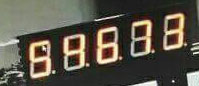
#> input picture recognize_digits/template2.jpg, 199 x 86 px
$ python find_obj.py
#> lines starting #> are read from the running program, lines starting #| are printed output that depends on the picture; after the words box and inside, x2 and y2 are one past the last pixel; in counts of white or black regions, pixels touching at a corner belong together
#!/usr/bin/env python

'''
Feature-based image matching sample.

Note, that you will need the https://github.com/opencv/opencv_contrib repo for SIFT and SURF

USAGE
  find_obj.py [--feature=<sift|surf|orb|akaze|brisk>[-flann]] [ <image1> <image2> ]

  --feature  - Feature to use. Can be sift, surf, orb or brisk. Append '-flann'
               to feature name to use Flann-based matcher instead bruteforce.

  Press left mouse button on a feature point to see its matching point.
'''

# Python 2/3 compatibility
from __future__ import print_function

import numpy as np
import cv2
from common import anorm, getsize
from imutils.perspective import four_point_transform
import imutils
from imutils import contours
from matplotlib import pyplot as plt
import numpy as np
import glob
import argparse
import imutils
import cv2
import sys
FLANN_INDEX_KDTREE = 1  # bug: flann enums are missing
FLANN_INDEX_LSH    = 6


DIGITS_LOOKUP = {
    (1, 1, 1, 0, 1, 1, 1): 0,
    (0, 0, 1, 0, 0, 1, 0): 1,
    (1, 0, 1, 1, 1, 1, 0): 2,
    (1, 0, 1, 1, 0, 1, 1): 3,
    (0, 1, 1, 1, 0, 1, 0): 4,
    (1, 1, 0, 1, 0, 1, 1): 5,
    (1, 1, 0, 1, 1, 1, 1): 6,
    (1, 0, 1, 0, 0, 1, 0): 7,
    (1, 1, 1, 1, 1, 1, 1): 8,
    (1, 1, 1, 1, 0, 1, 1): 9
}

def init_feature(name):
    chunks = name.split('-')
    if chunks[0] == 'sift':
        detector = cv2.xfeatures2d.SIFT_create()
        norm = cv2.NORM_L2
    elif chunks[0] == 'surf':
        detector = cv2.xfeatures2d.SURF_create(800)
        norm = cv2.NORM_L2
    elif chunks[0] == 'orb':
        detector = cv2.ORB_create(400)
        norm = cv2.NORM_HAMMING
    elif chunks[0] == 'akaze':
        detector = cv2.AKAZE_create()
        norm = cv2.NORM_HAMMING
    elif chunks[0] == 'brisk':
        detector = cv2.BRISK_create()
        norm = cv2.NORM_HAMMING
    else:
        return None, None
    if 'flann' in chunks:
        if norm == cv2.NORM_L2:
            flann_params = dict(algorithm = FLANN_INDEX_KDTREE, trees = 5)
        else:
            flann_params= dict(algorithm = FLANN_INDEX_LSH,
                               table_number = 6, # 12
                               key_size = 12,     # 20
                               multi_probe_level = 1) #2
        matcher = cv2.FlannBasedMatcher(flann_params, {})  # bug : need to pass empty dict (#1329)
    else:
        matcher = cv2.BFMatcher(norm)
    return detector, matcher


def filter_matches(kp1, kp2, matches, ratio = 0.75):
    mkp1, mkp2 = [], []
    for m in matches:
        if len(m) == 2 and m[0].distance < m[1].distance * ratio:
            m = m[0]
            mkp1.append( kp1[m.queryIdx] )
            mkp2.append( kp2[m.trainIdx] )
    p1 = np.float32([kp.pt for kp in mkp1])
    p2 = np.float32([kp.pt for kp in mkp2])
    kp_pairs = zip(mkp1, mkp2)
    return p1, p2, list(kp_pairs)

def explore_match(win, img1, img2, kp_pairs, status = None, H = None):
    h1, w1 = img1.shape[:2]
    h2, w2 = img2.shape[:2]
    vis = np.zeros((max(h1, h2), w1+w2), np.uint8)
    vis[:h1, :w1] = img1
    vis[:h2, w1:w1+w2] = img2
    vis = cv2.cvtColor(vis, cv2.COLOR_GRAY2BGR)

    if H is not None:
        cornerss = np.float32([[0, 0], [w1, 0], [w1, h1], [0, h1]])
        corners = np.int32( cv2.perspectiveTransform(cornerss.reshape(1, -1, 2), H).reshape(-1, 2) + (w1, 0) )
        corners2 = np.int32( cv2.perspectiveTransform(cornerss.reshape(1, -1, 2), H).reshape(-1, 2))
        cv2.polylines(vis, [corners], True, (255, 255, 255))
        target = cv2.polylines(img2, [corners2], True, (255, 255, 255))
        cv2.imshow("target", target)
    if status is None:
        status = np.ones(len(kp_pairs), np.bool_)
    p1, p2 = [], []  # python 2 / python 3 change of zip unpacking
    for kpp in kp_pairs:
        p1.append(np.int32(kpp[0].pt))
        p2.append(np.int32(np.array(kpp[1].pt) + [w1, 0]))

    green = (0, 255, 0)
    red = (0, 0, 255)
    white = (255, 255, 255)
    kp_color = (51, 103, 236)
    for (x1, y1), (x2, y2), inlier in zip(p1, p2, status):
        if inlier:
            col = green
            cv2.circle(vis, (x1, y1), 2, col, -1)
            cv2.circle(vis, (x2, y2), 2, col, -1)
        else:
            col = red
            r = 2
            thickness = 3
            cv2.line(vis, (x1-r, y1-r), (x1+r, y1+r), col, thickness)
            cv2.line(vis, (x1-r, y1+r), (x1+r, y1-r), col, thickness)
            cv2.line(vis, (x2-r, y2-r), (x2+r, y2+r), col, thickness)
            cv2.line(vis, (x2-r, y2+r), (x2+r, y2-r), col, thickness)
    vis0 = vis.copy()
    for (x1, y1), (x2, y2), inlier in zip(p1, p2, status):
        if inlier:
            cv2.line(vis, (x1, y1), (x2, y2), green)

    cv2.imshow(win, vis)

    def onmouse(event, x, y, flags, param):
        cur_vis = vis
        if flags & cv2.EVENT_FLAG_LBUTTON:
            cur_vis = vis0.copy()
            r = 8
            m = (anorm(np.array(p1) - (x, y)) < r) | (anorm(np.array(p2) - (x, y)) < r)
            idxs = np.where(m)[0]
            kp1s, kp2s = [], []
            for i in idxs:
                 (x1, y1), (x2, y2) = p1[i], p2[i]
                 col = (red, green)[status[i]]
                 cv2.line(cur_vis, (x1, y1), (x2, y2), col)
                 kp1, kp2 = kp_pairs[i]
                 kp1s.append(kp1)
                 kp2s.append(kp2)
            cur_vis = cv2.drawKeypoints(cur_vis, kp1s, None, flags=4, color=kp_color)
            cur_vis[:,w1:] = cv2.drawKeypoints(cur_vis[:,w1:], kp2s, None, flags=4, color=kp_color)

        cv2.imshow(win, cur_vis)
    cv2.setMouseCallback(win, onmouse)
    return vis


if __name__ == '__main__':
    print(__doc__)

    import sys, getopt
    opts, args = getopt.getopt(sys.argv[1:], '', ['feature='])
    opts = dict(opts)
    feature_name = opts.get('--feature', 'brisk')
    try:
        fn1, fn2 = args
    except:
        fn1 = 'template2.jpg'
        fn2 = 'test.jpg'

    img1 = cv2.imread(fn1, 0)
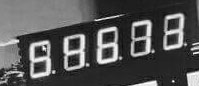
#> img1: shape (86, 199); min 2, max 255, mean 84.3
    img2 = cv2.imread(fn2, 0)
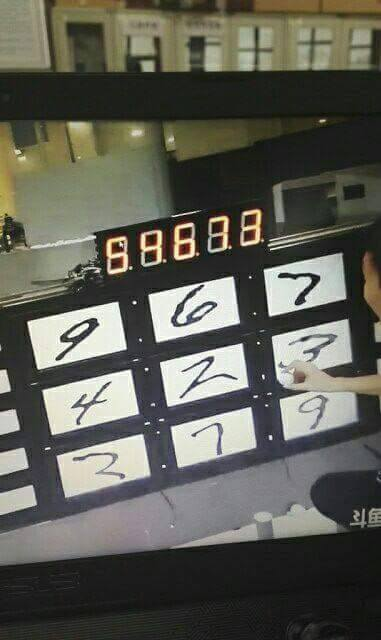
#> input picture recognize_digits/test.jpg, 381 x 640 px
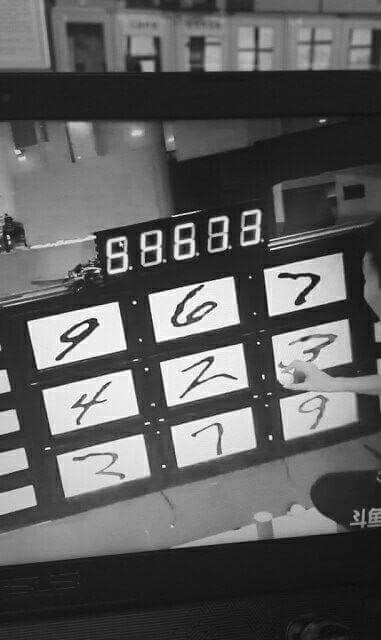
#> img2: shape (640, 381); min 0, max 255, mean 92.3
    detector, matcher = init_feature(feature_name)

    if img1 is None:
        print('Failed to load fn1:', fn1)
        sys.exit(1)

    if img2 is None:
        print('Failed to load fn2:', fn2)
        sys.exit(1)

    if detector is None:
        print('unknown feature:', feature_name)
        sys.exit(1)

    print('using', feature_name)

    kp1, desc1 = detector.detectAndCompute(img1, None)
#> kp1 = 124 keypoints; strongest (x, y, size): (153, 51, 12), (120, 58, 12.6), (87, 64, 13.2), (45, 42, 24)
    kp2, desc2 = detector.detectAndCompute(img2, None)
#> kp2 = 1151 keypoints; strongest (x, y, size): (134, 302, 13.7), (87, 324, 14), (279, 276, 12), (250, 277, 12.6)
    print('img1 - %d features, img2 - %d features' % (len(kp1), len(kp2)))
#| img1 - 124 features, img2 - 1151 features

    def match_and_draw(win):
        print('matching...')
        raw_matches = matcher.knnMatch(desc1, trainDescriptors = desc2, k = 2) #2
        p1, p2, kp_pairs = filter_matches(kp1, kp2, raw_matches)
        if len(p1) >= 4:
            H, status = cv2.findHomography(p1, p2, cv2.RANSAC, 5.0)
            print('%d / %d  inliers/matched' % (np.sum(status), len(status)))
        else:
            H, status = None, None
            print('%d matches found, not enough for homography estimation' % len(p1))

        vis = explore_match(win, img1, img2, kp_pairs, status, H)

    match_and_draw('find_obj')
#> in match_and_draw, `raw_matches = matcher.knnMatch(desc1, trainDescriptors = desc2, k = 2)`: raw_matches = 124 matches
#> the loop in filter_matches, `for m in matches:` made 124 passes
#> after the loop in filter_matches, `for m in matches:`: mkp1 = 76 keypoints; strongest (x, y, size): (153, 51, 12), (120, 58, 12.6), (87, 64, 13.2), (45, 42, 24); mkp2 = 76 keypoints; strongest (x, y, size): (158, 232, 24), (230, 247, 13.5), (197, 254, 13.8), (165, 260, 12)
#> in filter_matches, `p1 = np.float32([kp.pt for kp in mkp1])`: p1 = 76 pairs, first value 15.44 to 176.6, second value 27.23 to 70
#> in filter_matches, `p2 = np.float32([kp.pt for kp in mkp2])`: p2 = 76 pairs, first value 92.44 to 253.8, second value 223.2 to 266.8
#> in match_and_draw, `p1, p2, kp_pairs = filter_matches(kp1, kp2, raw_matches)`: kp_pairs = 76 items
#> in match_and_draw, `H, status = cv2.findHomography(p1, p2, cv2.RANSAC, 5.0)`: H = [[1, 0.00939, 77.12], [-0.00292, 1.02, 196.4], [-9.52e-06, 0.000104, 1]]; status = 76 values, max 1 at index 0, min 0 at index 10, mean 0.895
#| 68 / 76  inliers/matched
#> in explore_match, `vis[:h2, w1:w1+w2] = img2`:
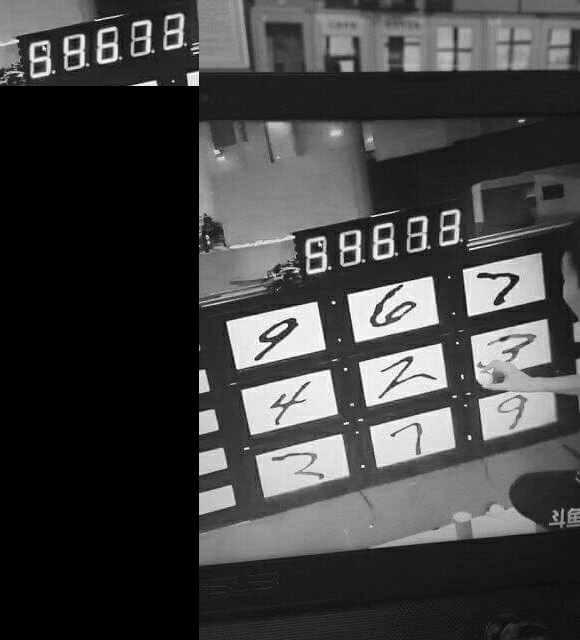
#> vis: shape (640, 580); min 0, max 255, mean 64.5
#> in explore_match, `corners = np.int32( cv2.perspectiveTransform(cornerss.reshape(1, -1, 2..`: corners = [[276, 196], [476, 196], [474, 281], [276, 281]]
#> in explore_match, `corners2 = np.int32( cv2.perspectiveTransform(cornerss.reshape(1, -1, ..`: corners2 = [[77, 196], [277, 196], [275, 281], [77, 281]]
#> in explore_match, `cv2.polylines(vis, [corners], True, (255, 255, 255))`:
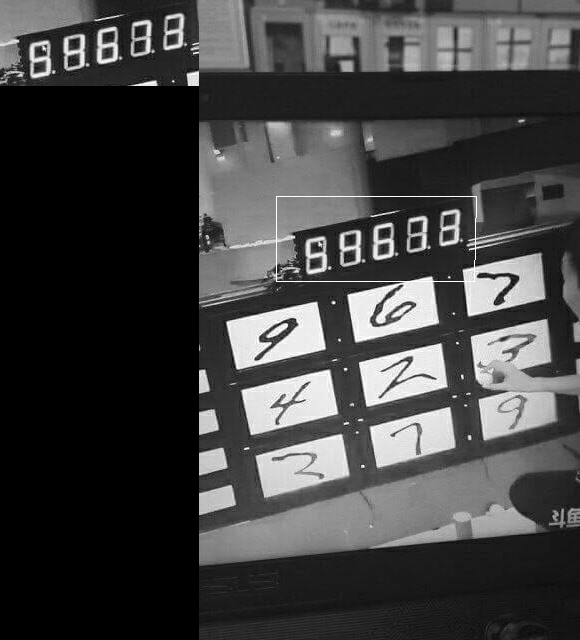
#> vis: shape (640, 580, 3); min 0, max 255, mean 64.8
#> the loop in explore_match, `for kpp in kp_pairs:` made 76 passes
#> kpp on passes 1 to 11: 2 keypoints; (x, y, size): (213, 223, 14.4), (135, 27, 13.3), 2 keypoints; (x, y, size): (168, 29, 12), (245, 225, 11.8), 2 keypoints; (x, y, size): (189, 228, 14.5), (112, 32, 13.8), 2 keypoints; (x, y, size): (241, 229, 11.7), (164, 33, 11.8), 2 keypoints; (x, y, size): (143, 232, 15.4), (66, 37, 16), 2 keypoints; (x, y, size): (213, 232, 12.9), (136, 36, 12.1), 2 keypoints; (x, y, size): (150, 36, 9.8), (227, 232, 9.5), 2 keypoints; (x, y, size): (240, 232, 11.3), (163, 36, 11.3), 2 keypoints; (x, y, size): (168, 36, 12), (245, 232, 12), 2 keypoints; (x, y, size): (71, 37, 11.2), (148, 233, 11.6), 2 keypoints; (x, y, size): (148, 40, 12.1), (160, 250, 12)
#> after the loop in explore_match, `for kpp in kp_pairs:`: p1 = 76 pairs, first value 15 to 176, second value 27 to 70; p2 = 76 pairs, first value 291 to 452, second value 223 to 266
#> the loop in explore_match, `for (x1, y1), (x2, y2), inlier in zip(p1, p2, status):` made 76 passes
#> (x1, y1, x2, y2, inlier, col) on passes 1 to 12: (135, 27, 411, 223, [1], (0, 255, 0)), (168, 28, 444, 224, [1], (0, 255, 0)), (112, 32, 388, 228, [1], (0, 255, 0)), (163, 32, 439, 228, [1], (0, 255, 0)), (66, 36, 342, 232, [1], (0, 255, 0)), (135, 36, 411, 231, [1], (0, 255, 0)), (149, 35, 425, 231, [1], (0, 255, 0)), (162, 36, 438, 231, [1], (0, 255, 0)), (167, 36, 444, 232, [1], (0, 255, 0)), (71, 36, 346, 232, [1], (0, 255, 0)), (148, 39, 359, 249, [0], (0, 0, 255)), (69, 39, 345, 236, [1], (0, 255, 0))
#> col on passes 61 to 66: (0, 255, 0), (0, 0, 255), (0, 255, 0), (0, 255, 0), (0, 255, 0), (0, 255, 0)
#> after the loop in explore_match, `for (x1, y1), (x2, y2), inlier in zip(p1, p2, status):`:
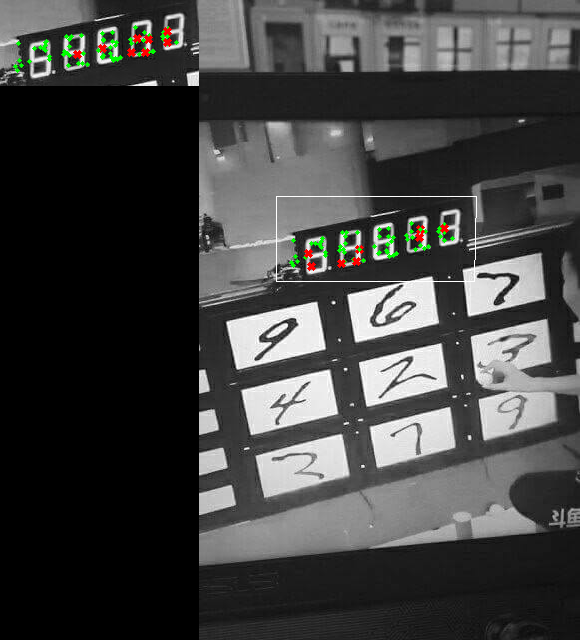
#> vis: shape (640, 580, 3); 0.61% of pixels changed, all inside (x1, y1, x2, y2) = (13, 25, 455, 271)
#> the loop in explore_match, `for (x1, y1), (x2, y2), inlier in zip(p1, p2, status):` made 76 passes
#> (x1, y1, x2, y2, inlier) on passes 1 to 12: (135, 27, 411, 223, [1]), (168, 28, 444, 224, [1]), (112, 32, 388, 228, [1]), (163, 32, 439, 228, [1]), (66, 36, 342, 232, [1]), (135, 36, 411, 231, [1]), (149, 35, 425, 231, [1]), (162, 36, 438, 231, [1]), (167, 36, 444, 232, [1]), (71, 36, 346, 232, [1]), (148, 39, 359, 249, [0]), (69, 39, 345, 236, [1])
#> after the loop in explore_match, `for (x1, y1), (x2, y2), inlier in zip(p1, p2, status):`:
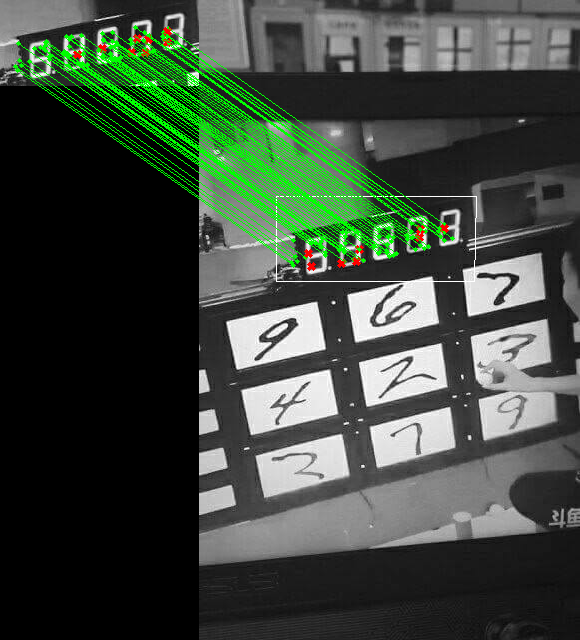
#> vis: shape (640, 580, 3); 4.1% of pixels changed, all inside (x1, y1, x2, y2) = (17, 28, 451, 262)

    cv2.waitKey()
    cv2.destroyAllWindows()
